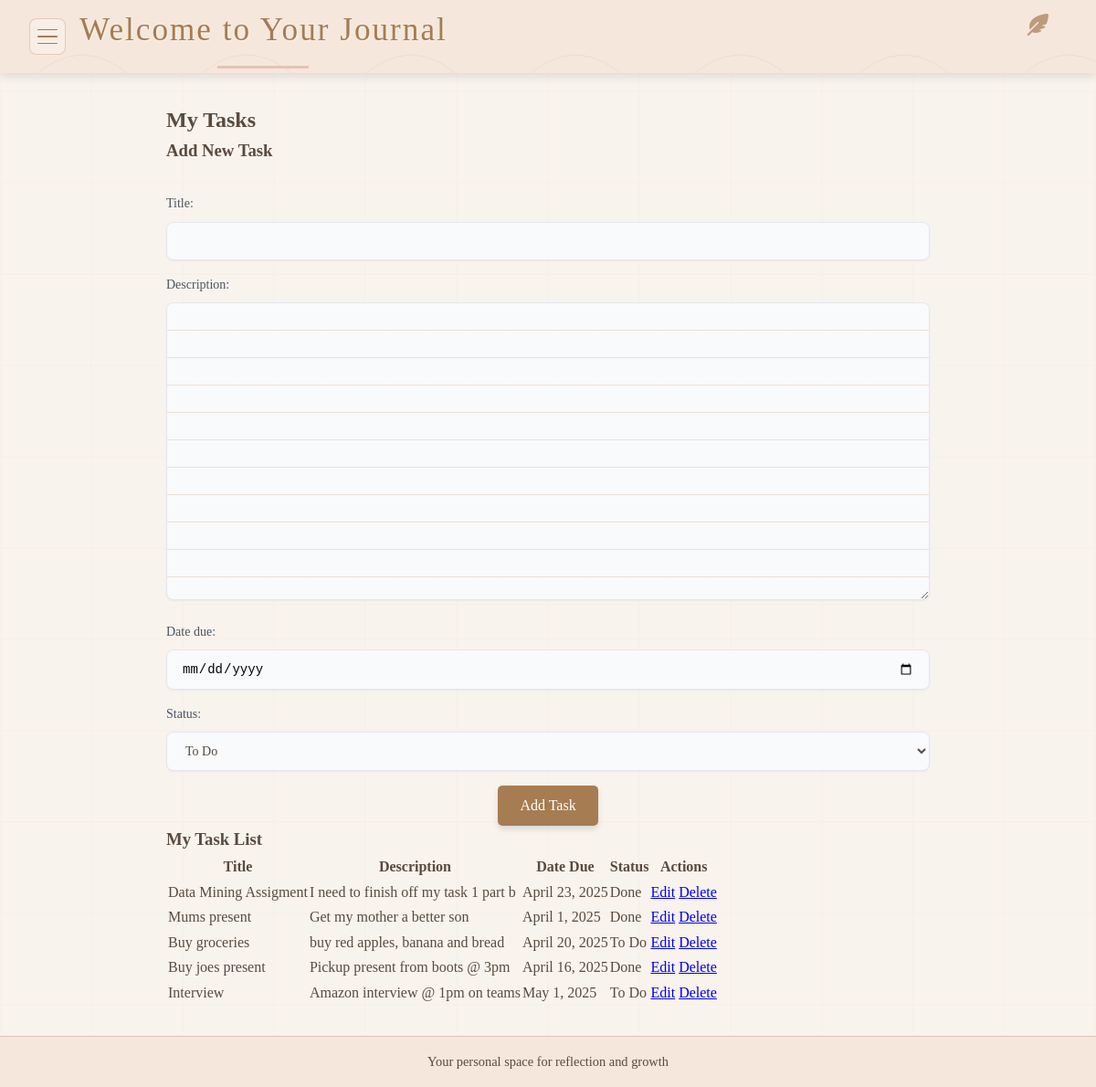
/accounts/todo/ (signed in), run on the app's committed database.
### accounts/models.py (models this page shows, shortened)
class ToDo(models.Model):
    STATUS_CHOICES = [
        ('to_do', 'To Do'),
        ('done', 'Done'),
    ]
    user = models.ForeignKey(settings.AUTH_USER_MODEL, on_delete=models.CASCADE)
    title = models.CharField(max_length=100)
    description = models.TextField()
    date_due = models.DateField()
    status = models.CharField(max_length=10, choices=STATUS_CHOICES, default='to_do')

### accounts/views.py (the view, shortened to what this page needs)
# urls.py: path('todo/', views.todo_list, name='todo_list'),
@login_required
def todo_list(request):
    todos = ToDo.objects.filter(user=request.user)  # Retrieve users todos
    form = ToDoForm()  # Empty form for adding new todo
    return render(request, 'accounts/todo_list.html', {'form': form, 'todos': todos})

### accounts/forms.py
class ToDoForm(forms.ModelForm):
    class Meta:
        model = ToDo
        fields = ['title', 'description', 'date_due', 'status']
        widgets = {
            'date_due': forms.DateInput(attrs={'type': 'date'}),
            'status': forms.Select(choices=[('to_do', 'To Do'), ('done', 'Done')]),
        }

### accounts/templates/accounts/todo_list.html (shortened to what this page needs)
{% extends 'accounts/base_generic.html' %}
{% block content %}
<div class="container mx-auto px-4 py-8">
  <h2 class="text-3xl font-bold text-transparent bg-clip-text bg-gradient-to-r from-indigo-500 to-purple-600 mb-6">My Tasks</h2>
  <div class="bg-white rounded-lg shadow-md p-6 mb-8 border-t-4 border-indigo-500">
    <h3 class="text-lg font-medium text-gray-700 mb-4">Add New Task</h3>
    <form method="post">
      <div class="grid grid-cols-1 md:grid-cols-2 gap-4">
        {{ form.as_p }}
      </div>
      <button type="submit" class="mt-4 bg-gradient-to-r from-indigo-500 to-purple-600 text-white font-medium py-2 px-6 rounded-full shadow-md hover:shadow-lg transition duration-300 ease-in-out transform hover:-translate-y-1">
        Add Task
      </button>
    </form>
  </div>
  <div class="bg-white rounded-lg shadow-md overflow-hidden">
    <div class="border-b border-gray-200 bg-gradient-to-r from-indigo-500 to-purple-600 py-4 px-6">
      <h3 class="text-xl font-medium text-white">My Task List</h3>
    </div>
    {% if todos %}
    <div class="overflow-x-auto">
      <table class="min-w-full divide-y divide-gray-200">
        <thead class="bg-gray-50">
          <tr>
            <th class="px-6 py-3 text-left text-xs font-medium text-gray-500 uppercase tracking-wider">Title</th>
            <th class="px-6 py-3 text-left text-xs font-medium text-gray-500 uppercase tracking-wider">Description</th>
            <th class="px-6 py-3 text-left text-xs font-medium text-gray-500 uppercase tracking-wider">Date Due</th>
            <th class="px-6 py-3 text-left text-xs font-medium text-gray-500 uppercase tracking-wider">Status</th>
            <th class="px-6 py-3 text-left text-xs font-medium text-gray-500 uppercase tracking-wider">Actions</th>
          </tr>
        </thead>
        <tbody class="bg-white divide-y divide-gray-200">
          {% for todo in todos %}
          <tr class="hover:bg-gray-50 transition-colors duration-200">
            <td class="px-6 py-4 whitespace-nowrap">
              <div class="font-medium text-gray-900">{{ todo.title }}</div>
            </td>
            <td class="px-6 py-4">
              <div class="text-gray-500 line-clamp-2">{{ todo.description }}</div>
            </td>
            <td class="px-6 py-4 text-gray-500">
              {{ todo.date_due }}
            </td>
            <td class="px-6 py-4">
              {% if todo.get_status_display == "Completed" %}
                <span class="inline-flex items-center px-3 py-1 rounded-full text-xs font-medium bg-gradient-to-r from-green-400 to-green-500 text-white shadow-sm">
                  {{ todo.get_status_display }}
                </span>
              {% elif todo.get_status_display == "In Progress" %}
                <span class="inline-flex items-center px-3 py-1 rounded-full text-xs font-medium bg-gradient-to-r from-indigo-400 to-purple-500 text-white shadow-sm">
                  {{ todo.get_status_display }}
                </span>
              {% else %}
                <span class="inline-flex items-center px-3 py-1 rounded-full text-xs font-medium bg-gradient-to-r from-gray-400 to-gray-500 text-white shadow-sm">
                  {{ todo.get_status_display }}
                </span>
              {% endif %}
            </td>
            <td class="px-6 py-4 whitespace-nowrap">
              <div class="flex space-x-2">
                <a href="{% url 'amend_todo' todo.pk %}" class="px-3 py-1 bg-indigo-50 text-indigo-600 rounded-full text-xs font-medium hover:bg-indigo-100 transition-colors duration-200">Edit</a>
                <a href="{% url 'delete_todo' todo.pk %}" class="px-3 py-1 bg-gray-50 text-gray-600 rounded-full text-xs font-medium hover:bg-gray-100 transition-colors duration-200">Delete</a>
              </div>
            </td>
          </tr>
          {% endfor %}
        </tbody>
      </table>
    </div>
    {% else %}
    <div class="py-16 text-center">
      <p class="mt-6 text-lg text-gray-500">Your task list is empty</p>
      <p class="text-sm text-gray-400">Add your first task using the form above</p>
    </div>
    {% endif %}
  </div>
</div>
{% endblock %}

### accounts/templates/accounts/base_generic.html (style rules this page uses)
:root { --primary-color: #f5e7dc; --secondary-color: #e1c5b3; --accent-color: #a67c52; --text-color: #5a4a3f; --shadow-color: rgba(0, 0, 0, 0.1); --header-height: 80px; }
* { margin: 0; padding: 0; box-sizing: border-box; transition: all 0.3s ease; }
body { font-family: 'Garamond', 'Times New Roman', serif; background-color: #f8f3ed; color: var(--text-color); line-height: 1.6; padding: 0; margin: 0; min-height: 100vh; }
form { margin-top: 2rem; }
form p { margin-bottom: 1.5rem; }
label { display: block; margin-bottom: 0.5rem; color: var(--accent-color); font-size: 1.1rem; }
select, textarea { width: 100%; padding: 0.8rem; background-color: rgba(255, 255, 255, 0.7); border: 1px solid var(--secondary-color); border-radius: 5px; font-family: 'Garamond', 'Times New Roman', serif; color: var(--text-color); resize: vertical; box-shadow: inset 0 1px 3px var(--shadow-color); }
textarea { min-height: 200px; background-image: linear-gradient(to bottom, transparent, transparent 29px, #e1c5b3 30px); background-size: 100% 30px; line-height: 30px; padding: 0 0.8rem; }
button { background-color: var(--accent-color); color: white; border: none; padding: 0.8rem 1.5rem; border-radius: 5px; cursor: pointer; font-family: 'Garamond', 'Times New Roman', serif; font-size: 1rem; display: block; margin: 0 auto; box-shadow: 0 4px 6px var(--shadow-color); position: relative; overflow: hidden; }
.animate__fadeIn { animation-duration: 1.5s; }
.animate__fadeIn.delay-1 { animation-delay: 0.2s; }
.animate__fadeIn.delay-2 { animation-delay: 0.4s; }
.animate__fadeIn.delay-3 { animation-delay: 0.6s; }

### accounts/templates/accounts/todo_list.html (style rules this page uses)
form p { margin-bottom: 1rem; }
form label { display: block; font-weight: 500; margin-bottom: 0.5rem; color: #4b5563; font-size: 0.875rem; }
form input[type="text"], form input[type="date"], form textarea, form select { width: 100%; padding: 0.75rem 1rem; border: 1px solid #e5e7eb; border-radius: 0.5rem; background-color: #f9fafb; font-size: 0.875rem; transition: all 0.2s ease; box-shadow: 0 1px 2px rgba(0, 0, 0, 0.05); }
tbody tr { transition: transform 0.2s ease; }

### data on the page
ToDo: title "Data Mining Assigment", description "I need to finish off my task 1 part b", date_due "April 23, 2025", status "Done"
ToDo: title "Mums present", description "Get my mother a better son", date_due "April 1, 2025", status "Done"
ToDo: title "Buy groceries", description "buy red apples, banana and bread", date_due "April 20, 2025", status "To Do"
ToDo: title "Buy joes present", description "Pickup present from boots @ 3pm", date_due "April 16, 2025", status "Done"
ToDo: title "Interview", description "Amazon interview @ 1pm on teams", date_due "May 1, 2025", status "To Do"
